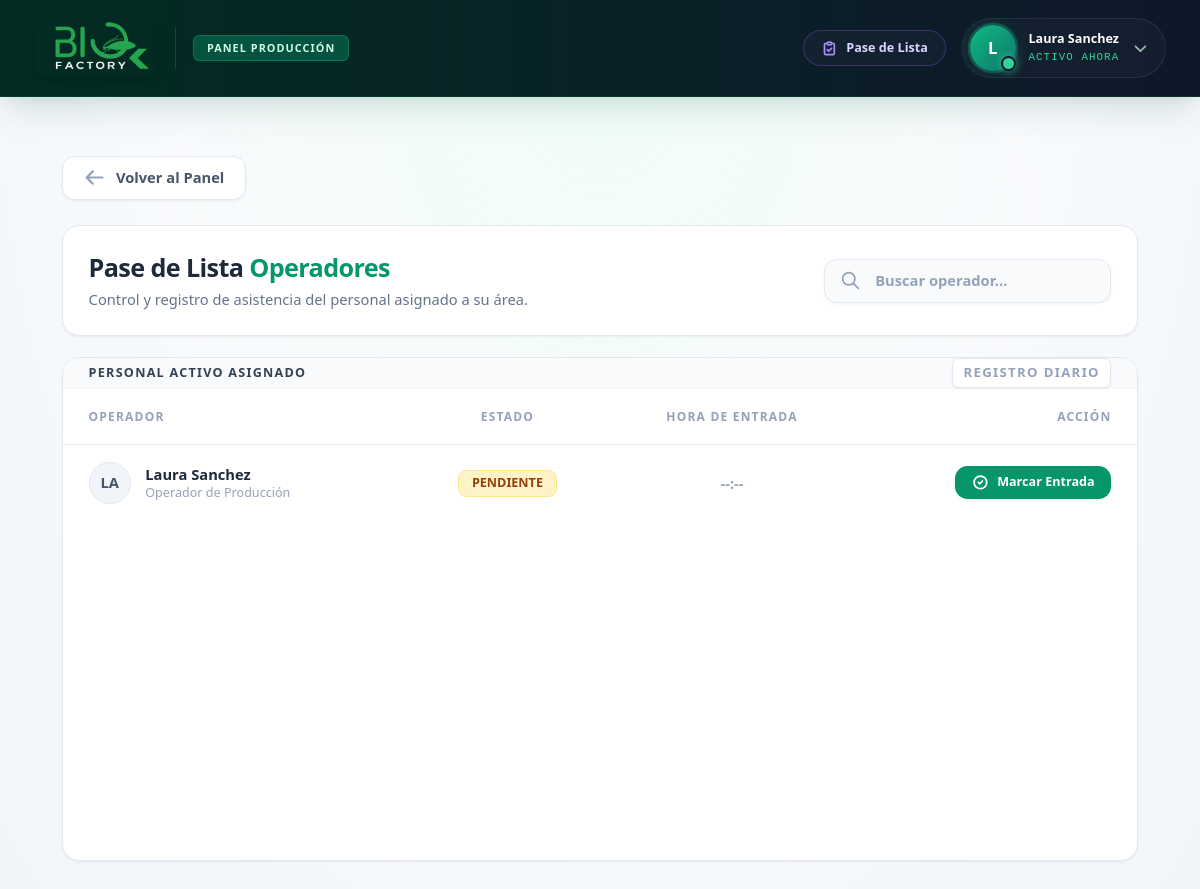
The page /asistencia/pase_lista (signed in) on the database its author committed.
### tables this page shows
CREATE TABLE USUARIOS (
    id_usuario INTEGER PRIMARY KEY AUTOINCREMENT,
    id_area INTEGER,
    nombre_usuario VARCHAR(150) NOT NULL,
    puesto VARCHAR(100),
    nip_firma VARCHAR(50)
, estatus TEXT DEFAULT 'Activo');

### routes/asistencia.py (the view, shortened to what this page needs)
@asistencia_bp.route('/pase_lista')
def pase_lista():
    id_area_encargado = session.get('id_area')
    if not id_area_encargado:
        flash("Error: Sesión no válida o área no asignada.", "error")
        return redirect(url_for('auth.login'))
    fecha_hoy = datetime.now().strftime('%Y-%m-%d')
    conn = get_db_connection()
    cursor = conn.cursor()
    cursor.execute("""
        SELECT U.id_usuario, U.nombre_usuario,
               A.id_asistencia, A.hora_entrada
        FROM USUARIOS U
        LEFT JOIN ASISTENCIA A ON U.id_usuario = A.id_usuario AND A.fecha = ?
        WHERE U.id_area = ? AND U.estatus = 'Activo' AND U.puesto = 'Operador'
        ORDER BY U.nombre_usuario
    """, (fecha_hoy, id_area_encargado))
    filas_operadores = cursor.fetchall()
    conn.close()
    operadores = []
    for op in filas_operadores:
        op_dict = dict(op)
        operadores.append(op_dict)
    return render_template('produccion/prod_asistencia.html', operadores=operadores)

### routes/asistencia.py (called while the page is built)
def get_db_connection():
    conn = sqlite3.connect(r'C:\Users\maryt\OneDrive\Escritorio\Proyecto\SF_Koppert\Bd_SIO-AGRO.db')
    conn.row_factory = sqlite3.Row
    return conn

### templates/produccion/prod_asistencia.html (shortened to what this page needs)
{% extends "produccion/base_produc.html" %}
{% block content %}
<div class="w-full max-w-5xl mx-auto flex flex-col gap-5 pt-6 pb-20 mb-12">
    <div class="w-full flex justify-start mb-1 z-10">
        <a href="{{ url_for('index') }}"
            class="inline-flex items-center justify-center sm:justify-start gap-2.5 px-5 py-2.5 bg-white border border-slate-200 rounded-xl text-sm font-bold text-slate-600 hover:text-emerald-700 hover:border-emerald-400 hover:bg-emerald-50 hover:shadow-md shadow-sm active:scale-95 transition-all group touch-manipulation">
            <svg class="w-5 h-5 text-slate-400 group-hover:text-emerald-600 group-hover:-translate-x-1 transition-all"
                fill="none" stroke="currentColor" viewBox="0 0 24 24">
                <path stroke-linecap="round" stroke-linejoin="round" stroke-width="2.5" d="M10 19l-7-7m0 0l7-7m-7 7h18">
                </path>
            </svg>
            Volver al Panel
        </a>
    </div>
    <div
        class="bg-white border border-slate-200 p-6 rounded-2xl shadow-sm flex flex-col md:flex-row justify-between items-start md:items-center gap-5">
        <div>
            <h1 class="text-2xl font-black text-slate-800 tracking-tight">Pase de Lista <span
                    class="text-emerald-600">Operadores</span></h1>
            <p class="text-sm text-slate-500 font-medium mt-1">Control y registro de asistencia del personal asignado a
                su área.</p>
        </div>
        <div class="flex items-center justify-end gap-3 w-full md:w-auto ml-auto">
            <div
                class="flex items-center bg-slate-50 border border-slate-200 rounded-xl overflow-hidden shadow-sm w-full md:w-auto">
                <div class="px-3.5 text-slate-400">
                    <svg class="w-5 h-5" fill="none" stroke="currentColor" viewBox="0 0 24 24">
                        <path stroke-linecap="round" stroke-linejoin="round" stroke-width="2"
                            d="M21 21l-6-6m2-5a7 7 0 11-14 0 7 7 0 0114 0z"></path>
                    </svg>
                </div>
                <input type="text" id="buscarOperador" placeholder="Buscar operador..."
                    class="bg-transparent border-none text-sm font-bold text-slate-700 placeholder:text-slate-400 outline-none focus:ring-0 py-2.5 w-full md:w-56">
            </div>
        </div>
    </div>
    <div
        class="bg-white rounded-2xl shadow-sm border border-slate-200 overflow-hidden flex flex-col flex-1 min-h-[420px]">
        <div class="bg-slate-50 border-b border-slate-100 px-6 py-4.5 flex justify-between items-center">
            <h2 class="text-xs font-bold text-slate-700 uppercase tracking-widest">Personal Activo Asignado</h2>
            <span
                class="text-[11px] text-slate-400 font-bold uppercase tracking-widest bg-white border border-slate-200 px-2.5 py-1 rounded-md shadow-sm">Registro
                Diario</span>
        </div>
        <div class="overflow-x-auto overflow-y-auto max-h-[60vh]" id="scrollTable">
            <table class="min-w-full divide-y divide-slate-100 text-base">
                <thead class="bg-white text-slate-400 sticky top-0 z-10 shadow-sm">
                    <tr>
                        <th class="px-6 py-3.5 text-left font-black uppercase tracking-widest text-[10px]">Operador</th>
                        <th class="px-6 py-3.5 text-center font-black uppercase tracking-widest text-[10px]">Estado</th>
                        <th class="px-6 py-3.5 text-center font-black uppercase tracking-widest text-[10px]">Hora de
                            Entrada</th>
                        <th class="px-6 py-3.5 text-right font-black uppercase tracking-widest text-[10px]">Acción</th>
                    </tr>
                </thead>
                <tbody class="divide-y divide-slate-100 bg-white" id="tablaOperadores">
                    {% for op in operadores %}
                    <tr class="hover:bg-slate-50 transition-colors fila-operador"
                        data-nombre="{{ op['nombre_usuario']|lower }}">
                        <td class="px-6 py-4 whitespace-nowrap">
                            <div class="flex items-center gap-3.5">
                                <div
                                    class="w-10 h-10 rounded-full bg-slate-100 flex items-center justify-center text-slate-600 font-bold border border-slate-200 text-sm shrink-0">
                                    {{ op['nombre_usuario'][:2] | upper }}
                                </div>
                                <div>
                                    <div class="font-bold text-slate-800 text-sm">{{ op['nombre_usuario'] }}</div>
                                    <div class="text-xs text-slate-400 font-medium">Operador de Producción</div>
                                </div>
                            </div>
                        </td>
                        <td class="px-6 py-4 whitespace-nowrap text-center">
                            {% if op['hora_entrada'] %}
                            <span id="badge-estado-{{ op['id_usuario'] }}"
                                class="inline-flex items-center px-3 py-1 rounded-lg text-xs font-black bg-emerald-100 text-emerald-800 border border-emerald-200">
                                PRESENTE
                            </span>
                            {% else %}
                            <span id="badge-estado-{{ op['id_usuario'] }}"
                                class="inline-flex items-center px-3 py-1 rounded-lg text-xs font-black bg-amber-100 text-amber-800 border border-amber-200">
                                PENDIENTE
                            </span>
                            {% endif %}
                        </td>
                        <td class="px-6 py-4 whitespace-nowrap text-center">
                            <span id="hora-ent-{{ op['id_usuario'] }}"
                                class="text-sm font-bold {% if op['hora_entrada'] %}text-emerald-700 bg-emerald-50 border border-emerald-100 px-3 py-1 rounded-md{% else %}text-slate-400{% endif %}">
                                {{ op['hora_entrada'] if op['hora_entrada'] else '--:--' }}
                            </span>
                        </td>
                        <td class="px-6 py-4 whitespace-nowrap text-right">
                            {% if not op['hora_entrada'] %}
                            <button onclick="marcarAsistencia(this, {{ op['id_usuario'] }})"
                                class="inline-flex items-center gap-2 px-4 py-2 bg-[#059669] hover:bg-[#047857] text-white text-xs font-bold rounded-xl transition-all shadow-sm active:scale-95 whitespace-nowrap">
                                <svg class="w-4 h-4" fill="none" stroke="currentColor" viewBox="0 0 24 24">
                                    <path stroke-linecap="round" stroke-linejoin="round" stroke-width="2.5"
                                        d="M9 12l2 2 4-4m6 2a9 9 0 11-18 0 9 9 0 0118 0z"></path>
                                </svg>
                                Marcar Entrada
                            </button>
                            {% endif %}
                        </td>
                    </tr>
                    {% endfor %}
                </tbody>
            </table>
        </div>
    </div>
</div>
{% endblock %}

### templates/produccion/base_produc.html (shortened to what this page needs)
<!DOCTYPE html>
<html lang="es">
<head>
    <script src="https://cdn.tailwindcss.com"></script>
</head>
<body class="bg-[radial-gradient(ellipse_at_top,_var(--tw-gradient-stops))] from-emerald-50/80 via-slate-50 to-slate-100 flex flex-col h-screen font-sans overflow-hidden relative">
    <nav class="flex-shrink-0 bg-gradient-to-r from-emerald-950 to-slate-900 text-emerald-100 shadow-xl shadow-emerald-900/10 z-30 border-b border-emerald-900/50">
        <div class="max-w-7xl mx-auto px-4 sm:px-6 lg:px-8">
            <div class="flex flex-wrap md:flex-nowrap items-center justify-between py-3 min-h-[80px] gap-y-3 gap-x-2">
                <div class="flex items-center shrink-0">
                    <img src="{{ url_for('static', filename='imagenes/logo/biofactory.jpg') }}" alt="Logo Biofactory" class="h-10 md:h-14 w-auto object-contain rounded-xl shadow-md">
                    <div class="hidden sm:flex flex-col justify-center">
                        <span class="text-[9px] bg-emerald-800/80 text-emerald-100 px-2 md:px-3 py-1 rounded-md font-bold uppercase tracking-widest border border-emerald-600/50 shadow-sm shadow-emerald-900/20">Panel Producción</span>
                    </div>
                </div>
                <div class="flex items-center shrink-0 relative">
                    <a href="{{ url_for('asistencia.pase_lista') }}" title="Pase de Lista" class="group flex items-center gap-2 bg-slate-800/40 hover:bg-violet-600/80 px-3 md:px-4 py-2 rounded-full transition-all active:scale-95 mr-2 sm:mr-4 border border-violet-500/30 hover:border-violet-400 focus:outline-none">
                        <span class="hidden lg:inline-block text-xs font-bold text-violet-200 group-hover:text-white transition-colors">Pase de Lista</span>
                    </a>
                    <button id="user-menu-btn" class="group flex items-center gap-2 sm:gap-3 bg-slate-800/40 hover:bg-slate-700/60 p-1.5 pr-3 sm:pr-4 rounded-full transition-all active:scale-95 touch-manipulation focus:outline-none focus:ring-2 focus:ring-emerald-400 focus:ring-offset-2 focus:ring-offset-slate-900 border border-slate-700/50">
                        <div class="relative flex items-center justify-center w-9 h-9 md:w-11 md:h-11 rounded-full bg-gradient-to-br from-emerald-500 to-teal-700 shadow-[0_0_15px_rgba(16,185,129,0.2)] ring-2 ring-emerald-500/30 group-hover:ring-emerald-400 group-hover:shadow-[0_0_20px_rgba(16,185,129,0.4)] transition-all">
                            <span class="text-white font-black text-sm md:text-base drop-shadow-lg">
                                {{ session.get('nombre', 'U')[0]|upper if session.get('nombre') else 'U' }}
                            </span>
                            <span class="absolute bottom-0 right-0 w-3 h-3 md:w-3.5 md:h-3.5 bg-emerald-400 border-2 border-slate-900 rounded-full shadow-[0_0_8px_rgba(52,211,153,0.8)]"></span>
                        </div>
                        <div class="hidden sm:block text-left">
                            <p class="text-xs font-bold text-white leading-tight truncate max-w-[130px] drop-shadow-sm">{{ session.get('nombre', 'Administrador') }}</p>
                            <p class="text-[9px] text-emerald-400 font-mono tracking-widest uppercase mt-0.5 font-medium">Activo ahora</p>
                        </div>
                        <svg class="w-4 h-4 text-emerald-100/70 group-hover:text-white transition-colors" fill="none" stroke="currentColor" viewBox="0 0 24 24"><path stroke-linecap="round" stroke-linejoin="round" stroke-width="2.5" d="M19 9l-7 7-7-7"></path></svg>
                    </button>
                </div>
            </div>
        </div>
    </nav>
    <main class="flex-1 overflow-y-auto p-4 sm:p-8 relative">
        <div class="max-w-6xl mx-auto relative z-10">
            <div class="space-y-4">
                {% block content %}
                {% endblock %}
            </div>
        </div>
    </main>
</body>
</html>

### templates/produccion/base_produc.html (style rules this page uses)
@media (min-width: 1024px) { html { zoom: 120%; } }

### rows shown on the page
USUARIOS: get "Laura Sanchez", nombre_usuario "LA", nombre_usuario "Laura Sanchez", op "--:--"

### other values the page prints
{{ session.get('nombre', 'U')[0]|upper if session.get('nombre') else 'U' }} "L"
